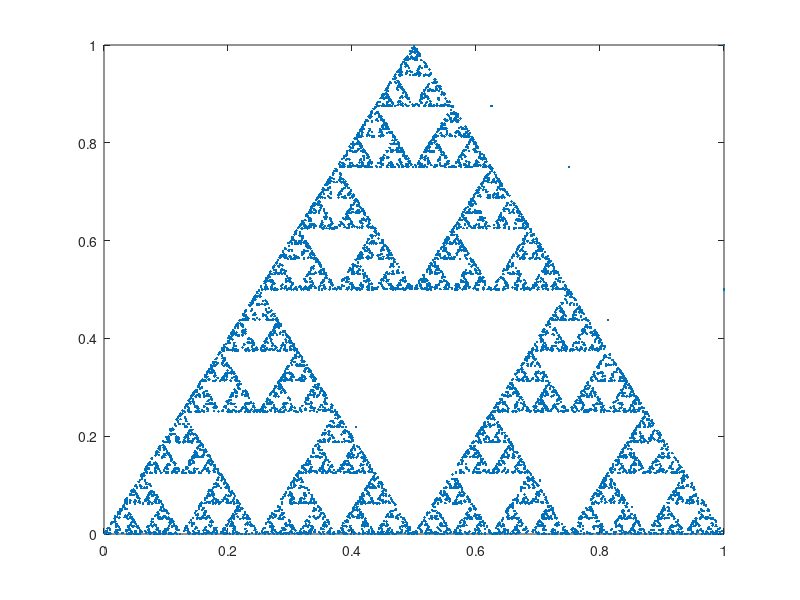
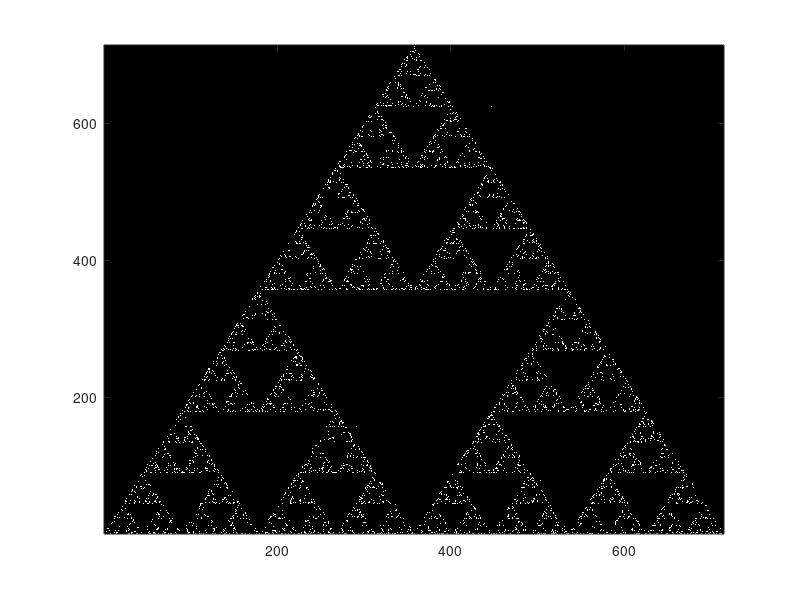

MATLAB code to generate these figures, in order:


N = 10000;
ds_factor = 14;
Nds = round(N/ds_factor);

x = ones(1,N);
y = ones(1,N);
t = zeros(Nds);

for i = 2:N
    k = ceil(rand*3);
    x(i) = x(i-1)/2 + (k-1)*.25;
    y(i) = y(i-1)/2 + (k==2)*.5;
end

figure(3), clf
plot(x,y,'.')


figure(4), clf
t(sub2ind([Nds,Nds],ceil(Nds*y),ceil(Nds*x))) = 1;
imagesc(t), colormap gray, axis xy


